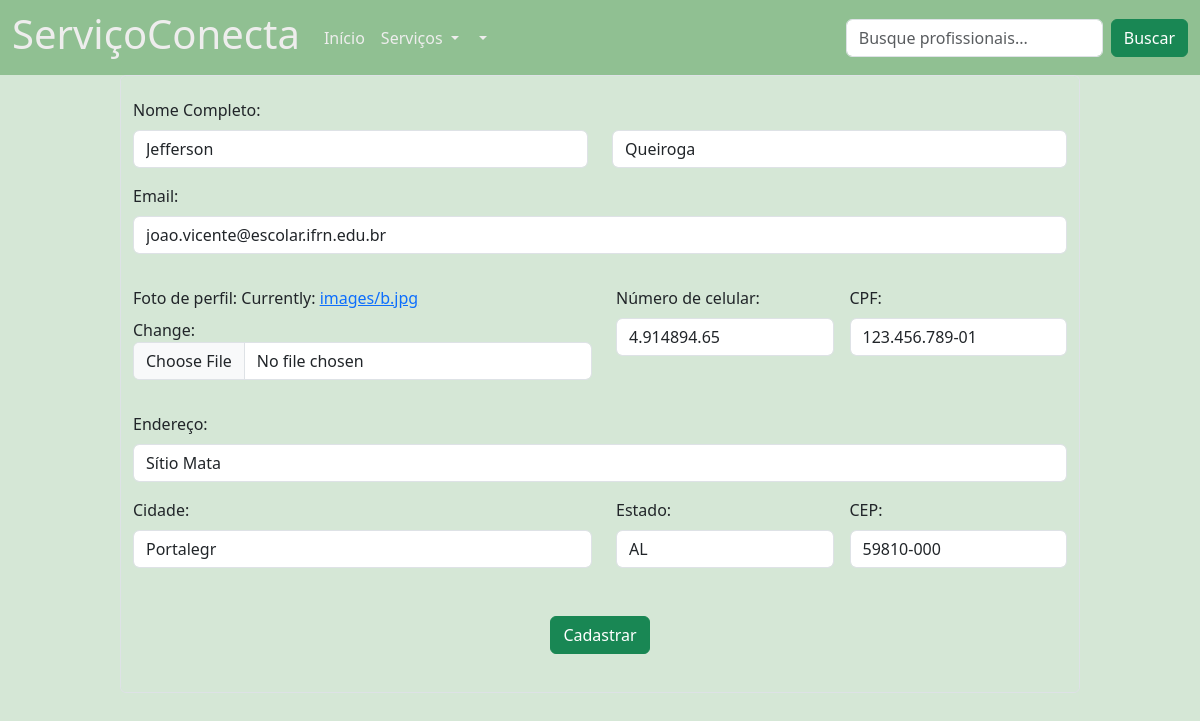
Screenshot of /perfil_cliente/editar/3/ with the database file from the repository.
### servicos/models.py (models this page shows, shortened)
class Cliente(models.Model):
    nome = models.CharField(max_length=100)
    sobrenome = models.CharField(max_length=100)
    email = models.EmailField()
    foto_perfil = models.ImageField(upload_to='images')
    celular = models.CharField(max_length=11)
    cpf = models.CharField(max_length=14)
    endereco = models.CharField(max_length=200)
    estado = models.CharField(max_length=2, choices=ESTADOS)
    cep = models.CharField(max_length=9)
    cidade = models.CharField(max_length=150, default='')
    usuario = models.ForeignKey(User,on_delete=models.CASCADE, null=True,blank=True)

### servicos/views.py (the view)
# urls.py: path('perfil_cliente/editar/<int:id>/',editar_cliente, name='editar_cliente'),
def editar_cliente(request,id):
    cliente = get_object_or_404(Cliente,id=id)
    if request.method == 'POST':
        form = ClienteForm(request.POST,request.FILES,instance=cliente)
        if form.is_valid():
            form.save()
            return redirect('perfil_cliente')
    else:
        form = ClienteForm(instance=cliente)
    return render(request,'perfis/cliente_form.html',{'form':form})

### servicos/form.py
class ClienteForm(ModelForm):
    class Meta:
        model = Cliente
        fields = '__all__'
        widgets = {
            'nome' : forms.TextInput(attrs={'class': 'form-control' }),
            'sobrenome' : forms.TextInput(attrs={'class': 'form-control' }),
            'email' : forms.EmailInput(attrs={'class': 'form-control' }),
            'celular' : forms.TextInput(attrs={'class': 'form-control' }),
            'foto_perfil': forms.ClearableFileInput(attrs={'class': 'form-control' }),
            'cpf' : forms.TextInput(attrs={'class': 'form-control' }),
            'endereco' : forms.TextInput(attrs={'class': 'form-control' }),
            'cep' : forms.TextInput(attrs={'class': 'form-control' }),
            'cidade' : forms.TextInput(attrs={'class': 'form-control' }),
            'estado' : forms.Select(attrs={'class': 'form-control'}),
        }

### servicos/Templates/perfis/cliente_form.html (shortened to what this page needs)
{% extends 'servicos/base.html' %}
  {% block content %}
    {% load static %}
      <div class="form-control form_custom" >
        <form method="post" enctype="multipart/form-data">
          <div class="row form_organization">
            <label for="exampleInputEmail1" class="form-label">Nome Completo:</label>
            <div class="col">
             {{ form.nome }}
            </div>
            <div class="col">
              {{ form.sobrenome }}
            </div>
          </div>
          <div class="mb-3 form_organization">
            <label for="exampleInputEmail1" class="form-label">Email:</label>
            {{ form.email }}
          </div>
          <div class="flex">
            <div class="mb-3 form_organization foto_form">
              <label for="formFile" class="form-label">Foto de perfil:</label>
              {{ form.foto_perfil }}
            </div>
            <div class="mb-3 form_organization celular_form">
              <label for="formGroupExampleInput" class="form-label">Número de celular:</label>
              {{ form.celular }}
            </div>
            <div class="mb-3 form_organization cpf_form">
              <label for="exampleInputEmail1" class="form-label ">CPF:</label>
              {{ form.cpf }}
            </div>
          </div>
          <div class="col-12 form_organization">
            <label for="inputAddress" class="form-label">Endereço:</label>
            {{ form.endereco }}
          </div>
          <div class="flex">
            <div class="col-md-6 form_organization cidade_form">
              <label for="inputCity" class="form-label">Cidade:</label>
              {{ form.cidade }}
            </div>
            <div class="col-md-4 form_organization estado_form">
              <label for="inputState" class="form-label">Estado:</label>
              {{ form.estado }}
            </div>
            <div class="col-md-2 form_organization cep_form">
              <label for="inputZip" class="form-label">CEP:</label>
              {{ form.cep }}
            </div>
          </div>
          <div class=" flex centralizar form_organization" style="margin: 2rem 0 2rem 0;">
            <button type="submit" class="btn btn-success">Cadastrar</button>
          </div>
  {% endblock %}

### static/servicos/css/Style.css (style rules this page uses)
.flex { display: flex; }
.centralizar { align-items: center; justify-content: center; }
html, body { background-color: rgb(213, 231, 214) !important; height: 100%; font-family: "Numans", sans-serif; }
.form_custom { background-color: rgb(213, 231, 214) !important; width: 80% !important; margin-left: 10%; }
.form_organization { padding-top: 1rem; }
.cidade_form, .foto_form, .senha1_form, .senha2_form { width: 50% !important; }
.cidade_form, .foto_form, .senha1_form { padding-right: 0.5rem; }
.estado_form, .cep_form, .celular_form, .cpf_form { width: 25% !important; padding-left: 1rem ; }

### rows the page displays
Cliente: nome "Jefferson", sobrenome "Queiroga", email "joao.vicente@escolar.ifrn.edu.br", celular "4.914894.65", cpf "123.456.789-01", endereco "Sítio Mata", cidade "Portalegr", estado "AL", cep "59810-000"
